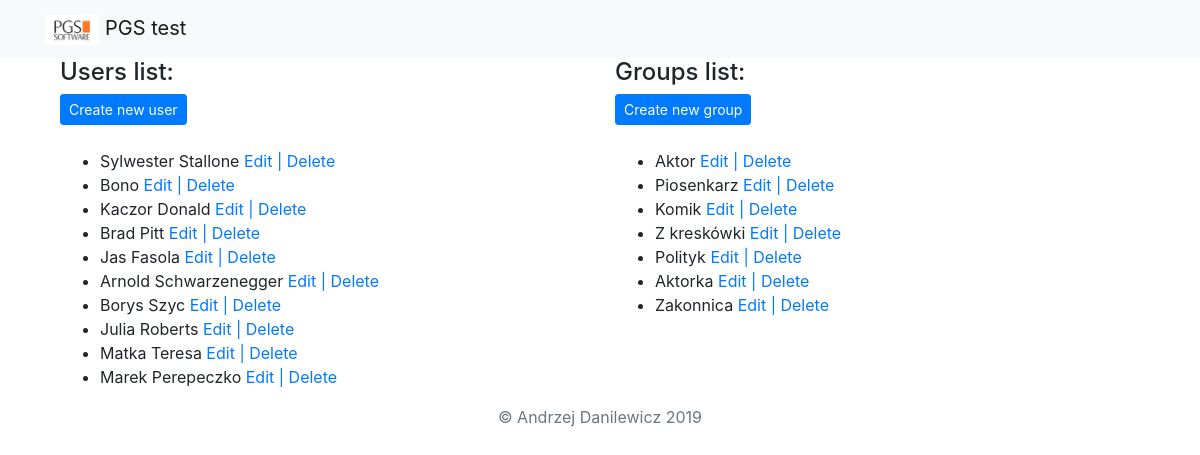
Screenshot of /main/home with the database file from the repository.
### main/models.py (models this page shows, shortened)
class User(models.Model):
    name = models.CharField(max_length=100)
    grupy = models.ManyToManyField(Group, null=True, blank=True, related_name='group_set')
    def __str__(self):
        return self.name

class Group(models.Model):
    nazwa_grupy = models.CharField(max_length=100)
    def __str__(self):
        return self.nazwa_grupy

### main/views.py (the view)
# urls.py: path('home', views.home, name='home'),
def home(request):
    groups_list = Group.objects.all()
    users_list = User.objects.all()
    return render(request, 'main/home.html', {'grupy': groups_list, 'uzytkownicy': users_list})

### main/templates/main/home.html
{% extends 'base.html' %}
{% block content %}
<div class="container">
    <div class="row">
    <div class="col-6">
        <h4>Users list:</h4>
        <a href="{% url 'new_user' %}">
            <button class="btn btn-primary btn-sm ">
            Create new user
            </button>
        </a>
        <ul><br/>
            {% for user in uzytkownicy %}
            <li>{{ user }}
                <a href="{% url 'edit_user' user.id %}"> Edit </a>
                <a href="{% url 'delete_user' user.id %}">| Delete</a>
            </li>
            {% endfor %}
        </ul>
    </div>
    <div class="col-6">
        <h4>Groups list:</h4>
        <a href="{% url 'new_group' %}">
            <button class="btn btn-primary btn-sm ">
            Create new group
            </button>
        </a>
        <ul><br/>
            {% for grupa in grupy %}
            <li>{{ grupa }}
            <a href="{% url 'edit_group' grupa.id %}"> Edit </a>
            <a href="{% url 'delete_group' grupa.id %}">| Delete</a>
            </li>
            {% endfor %}
        </ul>
    </div>
</div>
</div>
{% endblock %}

### test_PGS/templates/base.html (shortened to what this page needs)
<!doctype html>
<html lang="en">
<head>
    {% load staticfiles %}
    <link rel="stylesheet" href="https://stackpath.bootstrapcdn.com/bootstrap/4.1.3/css/bootstrap.min.css"
>
    <link href="{% static 'open-iconic/font/css/open-iconic-bootstrap.css' %}" rel="stylesheet">
</head>
<body>
<header>
    <nav class="navbar navbar-expand-lg navbar-light bg-light">
         <div class='container'>
        <a class="navbar-brand" href="{% url 'home' %}">
             <img src="{% static 'pgs_software.png' %}" height="30" class="d-inline-block alighn-top"/>
            PGS test
        </a>
         </div>
    </nav>
</header>
<div class='container'>
{% block content %}
{% endblock %}
</div>
<footer class="text-muted">
    <div class="container text-center">
        <p>&copy Andrzej Danilewicz {% now 'Y' %}</p>
    </div>
</footer>
</body>
</html>

### rows the page displays
User: name "Sylwester Stallone"
User: name "Bono"
User: name "Kaczor Donald"
User: name "Brad Pitt"
User: name "Jas Fasola"
User: name "Arnold Schwarzenegger"
User: name "Borys Szyc"
User: name "Julia Roberts"
User: name "Matka Teresa"
User: name "Marek Perepeczko"
Group: nazwa_grupy "Aktor"
Group: nazwa_grupy "Piosenkarz"
Group: nazwa_grupy "Komik"
Group: nazwa_grupy "Z kreskówki"
Group: nazwa_grupy "Polityk"
Group: nazwa_grupy "Aktorka"
Group: nazwa_grupy "Zakonnica"
